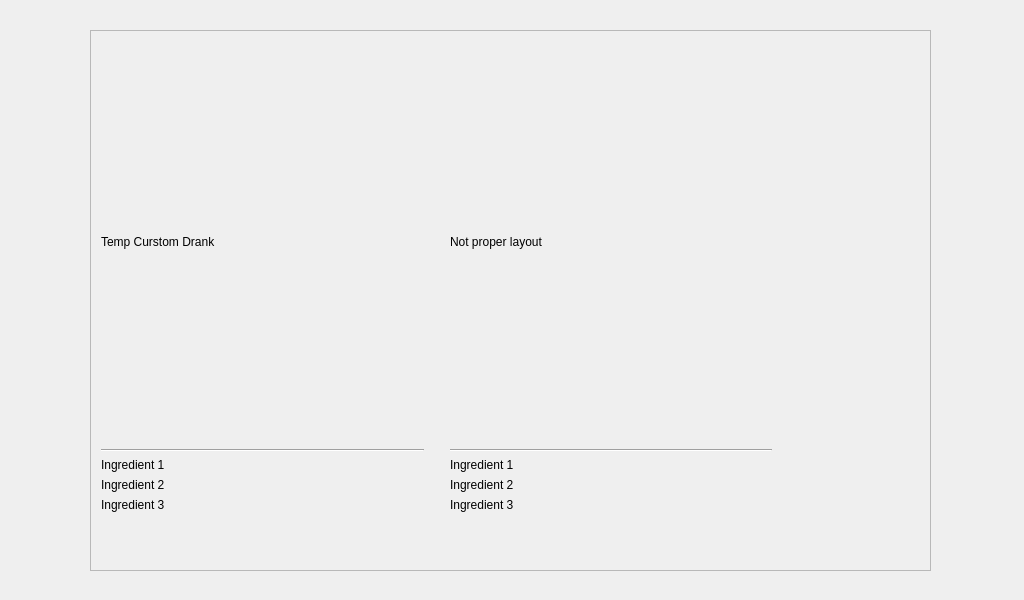
<?xml version="1.0" encoding="UTF-8"?>
<ui version="4.0">
 <class>Menu</class>
 <widget class="QWidget" name="Menu">
  <property name="geometry">
   <rect>
    <x>0</x>
    <y>0</y>
    <width>1024</width>
    <height>600</height>
   </rect>
  </property>
  <property name="windowTitle">
   <string>Form</string>
  </property>
  <widget class="QScrollArea" name="scrollArea">
   <property name="geometry">
    <rect>
     <x>90</x>
     <y>30</y>
     <width>841</width>
     <height>541</height>
    </rect>
   </property>
   <property name="widgetResizable">
    <bool>true</bool>
   </property>
   <widget class="QWidget" name="scrollAreaWidgetContents">
    <property name="geometry">
     <rect>
      <x>0</x>
      <y>0</y>
      <width>839</width>
      <height>539</height>
     </rect>
    </property>
    <widget class="QWidget" name="gridLayoutWidget_3">
     <property name="geometry">
      <rect>
       <x>10</x>
       <y>10</y>
       <width>671</width>
       <height>471</height>
      </rect>
     </property>
     <layout class="QGridLayout" name="gridLayout_3">
      <item row="0" column="1">
       <spacer name="verticalSpacer">
        <property name="orientation">
         <enum>Qt::Vertical</enum>
        </property>
        <property name="sizeHint" stdset="0">
         <size>
          <width>20</width>
          <height>40</height>
         </size>
        </property>
       </spacer>
      </item>
      <item row="0" column="0">
       <layout class="QGridLayout" name="gridLayout">
        <item row="3" column="0">
         <widget class="QLabel" name="label_3">
          <property name="text">
           <string>Ingredient 2</string>
          </property>
         </widget>
        </item>
        <item row="2" column="0">
         <widget class="QLabel" name="label_2">
          <property name="text">
           <string>Ingredient 1</string>
          </property>
         </widget>
        </item>
        <item row="4" column="0">
         <widget class="QLabel" name="label_4">
          <property name="text">
           <string>Ingredient 3</string>
          </property>
         </widget>
        </item>
        <item row="1" column="0">
         <widget class="Line" name="line">
          <property name="orientation">
           <enum>Qt::Horizontal</enum>
          </property>
         </widget>
        </item>
        <item row="0" column="0">
         <widget class="QLabel" name="label">
          <property name="sizePolicy">
           <sizepolicy hsizetype="MinimumExpanding" vsizetype="MinimumExpanding">
            <horstretch>0</horstretch>
            <verstretch>0</verstretch>
           </sizepolicy>
          </property>
          <property name="minimumSize">
           <size>
            <width>0</width>
            <height>50</height>
           </size>
          </property>
          <property name="text">
           <string>Temp Curstom Drank</string>
          </property>
         </widget>
        </item>
       </layout>
      </item>
      <item row="0" column="2">
       <layout class="QGridLayout" name="gridLayout_2">
        <item row="3" column="0">
         <widget class="QLabel" name="label_5">
          <property name="text">
           <string>Ingredient 2</string>
          </property>
         </widget>
        </item>
        <item row="2" column="0">
         <widget class="QLabel" name="label_7">
          <property name="text">
           <string>Ingredient 1</string>
          </property>
         </widget>
        </item>
        <item row="4" column="0">
         <widget class="QLabel" name="label_8">
          <property name="text">
           <string>Ingredient 3</string>
          </property>
         </widget>
        </item>
        <item row="1" column="0">
         <widget class="Line" name="line_2">
          <property name="orientation">
           <enum>Qt::Horizontal</enum>
          </property>
         </widget>
        </item>
        <item row="0" column="0">
         <widget class="QLabel" name="label_6">
          <property name="sizePolicy">
           <sizepolicy hsizetype="MinimumExpanding" vsizetype="MinimumExpanding">
            <horstretch>0</horstretch>
            <verstretch>0</verstretch>
           </sizepolicy>
          </property>
          <property name="minimumSize">
           <size>
            <width>0</width>
            <height>50</height>
           </size>
          </property>
          <property name="text">
           <string>Not proper layout </string>
          </property>
         </widget>
        </item>
       </layout>
      </item>
     </layout>
    </widget>
   </widget>
  </widget>
 </widget>
 <resources/>
 <connections/>
</ui>
